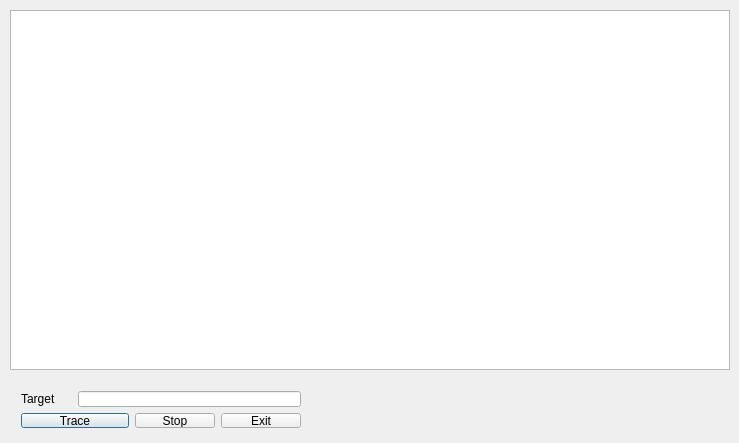
<?xml version="1.0" encoding="UTF-8"?>
<ui version="4.0">
 <class>Dialog</class>
 <widget class="QDialog" name="Dialog">
  <property name="geometry">
   <rect>
    <x>0</x>
    <y>0</y>
    <width>739</width>
    <height>443</height>
   </rect>
  </property>
  <property name="windowTitle">
   <string>qOldFoX</string>
  </property>
  <widget class="QGraphicsView" name="worldview">
   <property name="geometry">
    <rect>
     <x>10</x>
     <y>10</y>
     <width>720</width>
     <height>360</height>
    </rect>
   </property>
   <property name="verticalScrollBarPolicy">
    <enum>Qt::ScrollBarAlwaysOff</enum>
   </property>
   <property name="horizontalScrollBarPolicy">
    <enum>Qt::ScrollBarAlwaysOff</enum>
   </property>
  </widget>
  <widget class="QSplitter" name="splitter">
   <property name="geometry">
    <rect>
     <x>10</x>
     <y>380</y>
     <width>302</width>
     <height>59</height>
    </rect>
   </property>
   <property name="sizePolicy">
    <sizepolicy hsizetype="Fixed" vsizetype="Fixed">
     <horstretch>0</horstretch>
     <verstretch>0</verstretch>
    </sizepolicy>
   </property>
   <property name="orientation">
    <enum>Qt::Horizontal</enum>
   </property>
   <widget class="QWidget" name="layoutWidget">
    <layout class="QGridLayout" name="gridLayout">
     <item row="0" column="0">
      <widget class="QLabel" name="label">
       <property name="text">
        <string>Target</string>
       </property>
      </widget>
     </item>
     <item row="0" column="1" colspan="3">
      <widget class="QLineEdit" name="targetEdit"/>
     </item>
     <item row="1" column="0" colspan="2">
      <widget class="QPushButton" name="traceButton">
       <property name="text">
        <string>Trace</string>
       </property>
      </widget>
     </item>
     <item row="1" column="2">
      <widget class="QPushButton" name="stopButton">
       <property name="text">
        <string>Stop</string>
       </property>
      </widget>
     </item>
     <item row="1" column="3">
      <widget class="QPushButton" name="exitButton">
       <property name="text">
        <string>Exit</string>
       </property>
      </widget>
     </item>
    </layout>
   </widget>
  </widget>
 </widget>
 <layoutdefault spacing="6" margin="11"/>
 <resources/>
 <connections/>
</ui>
